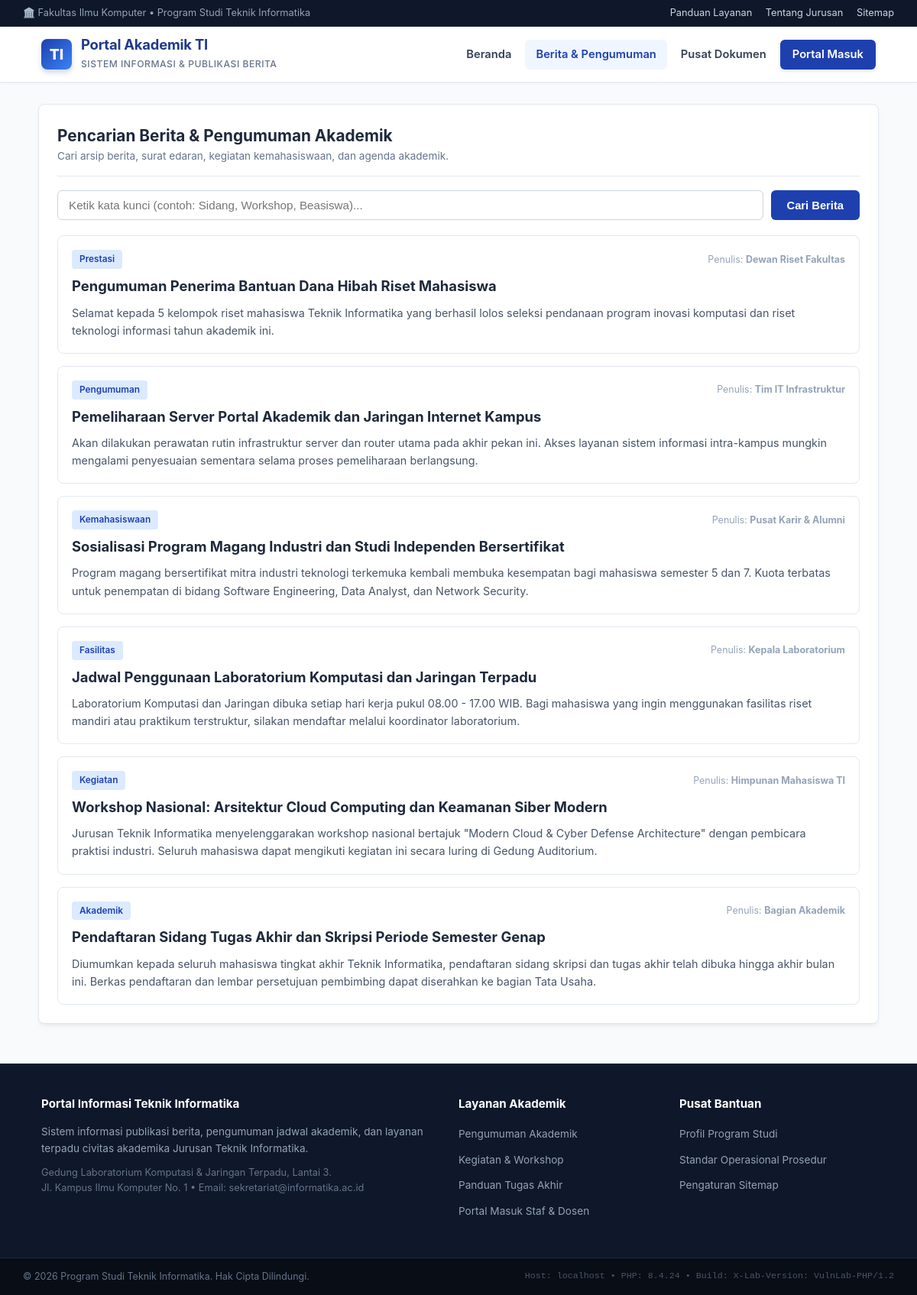
Screenshot of /search.php with the database file from the repository.
### tables this page shows
CREATE TABLE IF NOT EXISTS `posts` (
  `id` int(11) NOT NULL AUTO_INCREMENT,
  `title` varchar(255) NOT NULL,
  `category` varchar(100) NOT NULL,
  `content` text NOT NULL,
  `author` varchar(100) NOT NULL,
  `created_at` datetime NOT NULL DEFAULT CURRENT_TIMESTAMP,
  PRIMARY KEY (`id`)
);

### search.php (the view, shortened to what this page needs)
<?php
require_once __DIR__ . '/header.php';
$query_string = $_GET['q'] ?? '';
$results = [];
$sql_error = '';
if ($query_string !== '') {
    if (!$db_connected) {
        $sql_error = "Database belum terhubung. Konfigurasi file config.php terlebih dahulu.";
    } else {
        $executed_query = "SELECT id, title, category, content, author FROM posts WHERE title LIKE '%$query_string%' OR content LIKE '%$query_string%'";
        $res = @mysqli_query($conn, $executed_query);
        if ($res === false) {
            $sql_error = mysqli_error($conn);
        } else {
            while ($row = mysqli_fetch_assoc($res)) {
                $results[] = $row;
            }
        }
    }
} else {
    if ($db_connected) {
        $res = @mysqli_query($conn, "SELECT id, title, category, content, author FROM posts ORDER BY id DESC");
        if ($res) {
            while ($row = mysqli_fetch_assoc($res)) {
                $results[] = $row;
            }
        }
    }
}
?>
<div class="container">
    <div class="card">
        <div class="card-header">
            <div>
                <h2 class="card-title" style="font-size: 1.3rem;">
                    Pencarian Berita & Pengumuman Akademik
                </h2>
                <p style="color: var(--text-muted); font-size: 0.85rem;">
                    Cari arsip berita, surat edaran, kegiatan kemahasiswaan, dan agenda akademik.
                </p>
            </div>
        </div>
        <form action="search.php" method="GET" style="display: flex; gap: 10px; flex-wrap: wrap; margin-bottom: 20px;">
            <input type="text" name="q" class="form-control" style="flex: 1; min-width: 250px;"
                   placeholder="Ketik kata kunci (contoh: Sidang, Workshop, Beasiswa)..."
                   value="<?php echo htmlspecialchars($query_string, ENT_QUOTES); ?>">
            <button type="submit" class="btn btn-primary">
                Cari Berita
            </button>
        </form>
        <?php if (!empty($results)): ?>
            <div style="display: flex; flex-direction: column; gap: 16px;">
                <?php foreach ($results as $item): ?>
                    <article style="border: 1px solid var(--border); border-radius: 8px; padding: 18px; background: #ffffff;">
                        <div style="display: flex; justify-content: space-between; align-items: center; margin-bottom: 8px; flex-wrap: wrap; gap: 8px;">
                            <span class="badge badge-blue"><?= htmlspecialchars($item['category'] ?? 'Umum'); ?></span>
                            <span style="font-size: 0.78rem; color: #94a3b8;">Penulis: <strong><?= htmlspecialchars($item['author'] ?? 'Admin'); ?></strong></span>
                        </div>
                        <h3 style="font-size: 1.15rem; font-weight: 700; color: #1e293b; margin-bottom: 8px;">
                            <?= htmlspecialchars($item['title'] ?? '-'); ?>
                        </h3>
                        <p style="font-size: 0.9rem; color: #475569; line-height: 1.6;">
                            <?= nl2br(htmlspecialchars($item['content'] ?? '-')); ?>
                        </p>
                    </article>
                <?php endforeach; ?>
            </div>
        <?php elseif (empty($sql_error)): ?>
            <div class="alert alert-info">
                Tidak ada informasi yang sesuai dengan kata kunci pencarian Anda. Silakan coba kata kunci lain.
            </div>
        <?php endif; ?>
    </div>
</div>
<?php require_once __DIR__ . '/footer.php'; ?>

### header.php (shortened to what this page needs)
<?php
$is_logged_in = isset($_SESSION['user']);
$logged_user = $is_logged_in ? $_SESSION['user'] : null;
$current_page = basename($_SERVER['PHP_SELF']);
?>
<!DOCTYPE html>
<html lang="id">
<head>
</head>
<body>
    <div class="top-utility-bar">
        <div class="top-utility-inner">
            <div>
                <span>🏛️ Fakultas Ilmu Komputer &bull; Program Studi Teknik Informatika</span>
            </div>
            <div class="utility-links">
                <a href="view.php?page=panduan_layanan.txt">Panduan Layanan</a>
                <a href="view.php?page=tentang_kami.txt">Tentang Jurusan</a>
                <a href="robots.txt" target="_blank">Sitemap</a>
            </div>
        </div>
    </div>
    <header class="main-header">
        <div class="navbar-inner">
            <a href="index.php" class="brand-logo">
                <div class="logo-icon">TI</div>
                <div class="brand-text">
                    <h1>Portal Akademik TI</h1>
                    <span>Sistem Informasi & Publikasi Berita</span>
                </div>
            </a>
            <nav>
                <ul class="nav-links">
                    <li class="nav-item">
                        <a href="index.php" class="<?= ($current_page === 'index.php') ? 'active' : ''; ?>">Beranda</a>
                    </li>
                    <li class="nav-item">
                        <a href="search.php" class="<?= ($current_page === 'search.php') ? 'active' : ''; ?>">Berita & Pengumuman</a>
                    </li>
                    <li class="nav-item">
                        <a href="view.php?page=panduan_layanan.txt" class="<?= ($current_page === 'view.php') ? 'active' : ''; ?>">Pusat Dokumen</a>
                    </li>
                    <?php if ($is_logged_in): ?>
                        <li class="nav-item">
                            <a href="dashboard.php" class="<?= ($current_page === 'dashboard.php') ? 'active' : ''; ?>" style="color: var(--primary);">
                                Akun (<?= htmlspecialchars($logged_user['username']); ?>)
                            </a>
                        </li>
                        <li class="nav-item">
                            <a href="logout.php" style="color: #ef4444;">Keluar</a>
                        </li>
                    <?php else: ?>
                        <li class="nav-item">
                            <a href="login.php" class="btn-portal-login">Portal Masuk</a>
                        </li>
                    <?php endif; ?>
                </ul>
            </nav>
        </div>
    </header>

### footer.php (shortened to what this page needs)
    <footer>
        <div class="footer-main">
            <div class="footer-col">
                <h4>Portal Informasi Teknik Informatika</h4>
                <p>
                    Sistem informasi publikasi berita, pengumuman jadwal akademik, dan layanan terpadu civitas akademika Jurusan Teknik Informatika.
                </p>
                <p style="font-size: 0.8rem; color: #64748b;">
                    Gedung Laboratorium Komputasi & Jaringan Terpadu, Lantai 3.<br>
                    Jl. Kampus Ilmu Komputer No. 1 &bull; Email: sekretariat@informatika.ac.id
                </p>
            </div>
            <div class="footer-col">
                <h4>Layanan Akademik</h4>
                <ul>
                    <li><a href="search.php?q=Akademik">Pengumuman Akademik</a></li>
                    <li><a href="search.php?q=Workshop">Kegiatan & Workshop</a></li>
                    <li><a href="view.php?page=panduan_layanan.txt">Panduan Tugas Akhir</a></li>
                    <li><a href="login.php">Portal Masuk Staf & Dosen</a></li>
                </ul>
            </div>
            <div class="footer-col">
                <h4>Pusat Bantuan</h4>
                <ul>
                    <li><a href="view.php?page=tentang_kami.txt">Profil Program Studi</a></li>
                    <li><a href="view.php?page=panduan_layanan.txt">Standar Operasional Prosedur</a></li>
                    <li><a href="robots.txt">Pengaturan Sitemap</a></li>
                </ul>
            </div>
        </div>
        <div class="footer-bottom">
            <div class="footer-bottom-inner">
                <div>
                    &copy; <?= date('Y'); ?> Program Studi Teknik Informatika. Hak Cipta Dilindungi.
                </div>
                <div style="font-family: var(--font-mono); font-size: 0.73rem; color: #475569;">
                    Host: <?= htmlspecialchars($_SERVER['HTTP_HOST'] ?? 'localhost'); ?> &bull;
                    PHP: <?= htmlspecialchars(phpversion()); ?> &bull;
                    Build: X-Lab-Version: VulnLab-PHP/1.2
                </div>
            </div>
        </div>
    </footer>
</body>
</html>

### rows the page displays
posts: category "Prestasi", author "Dewan Riset Fakultas", title "Pengumuman Penerima Bantuan Dana Hibah Riset Mahasiswa", content "Selamat kepada 5 kelompok riset mahasiswa Teknik Informatika yang berhasil lolos seleksi pendanaan program inovasi komputasi dan riset teknologi informasi tahun akademik ini."
posts: category "Pengumuman", author "Tim IT Infrastruktur", title "Pemeliharaan Server Portal Akademik dan Jaringan Internet Kampus", content "Akan dilakukan perawatan rutin infrastruktur server dan router utama pada akhir pekan ini. Akses layanan sistem informasi intra-kampus mungkin mengalami penyesuaian sementara selama proses pemeliharaan berlangsung."
posts: category "Kemahasiswaan", author "Pusat Karir & Alumni", title "Sosialisasi Program Magang Industri dan Studi Independen Bersertifikat", content "Program magang bersertifikat mitra industri teknologi terkemuka kembali membuka kesempatan bagi mahasiswa semester 5 dan 7. Kuota terbatas untuk penempatan di bidang Software Engineering, Data Analyst, dan Network Security."
posts: category "Fasilitas", author "Kepala Laboratorium", title "Jadwal Penggunaan Laboratorium Komputasi dan Jaringan Terpadu", content "Laboratorium Komputasi dan Jaringan dibuka setiap hari kerja pukul 08.00 - 17.00 WIB. Bagi mahasiswa yang ingin menggunakan fasilitas riset mandiri atau praktikum terstruktur, silakan mendaftar melalui koordinator laboratorium."
posts: category "Kegiatan", author "Himpunan Mahasiswa TI", title "Workshop Nasional: Arsitektur Cloud Computing dan Keamanan Siber Modern", content "Jurusan Teknik Informatika menyelenggarakan workshop nasional bertajuk \"Modern Cloud & Cyber Defense Architecture\" dengan pembicara praktisi industri. Seluruh mahasiswa dapat mengikuti kegiatan ini secara luring di Gedung Auditorium."
posts: category "Akademik", author "Bagian Akademik", title "Pendaftaran Sidang Tugas Akhir dan Skripsi Periode Semester Genap", content "Diumumkan kepada seluruh mahasiswa tingkat akhir Teknik Informatika, pendaftaran sidang skripsi dan tugas akhir telah dibuka hingga akhir bulan ini. Berkas pendaftaran dan lembar persetujuan pembimbing dapat diserahkan ke bagian Tata Usaha."

### other values shown
$_SERVER['HTTP_HOST'] "localhost"
phpversion() "8.4.24"
